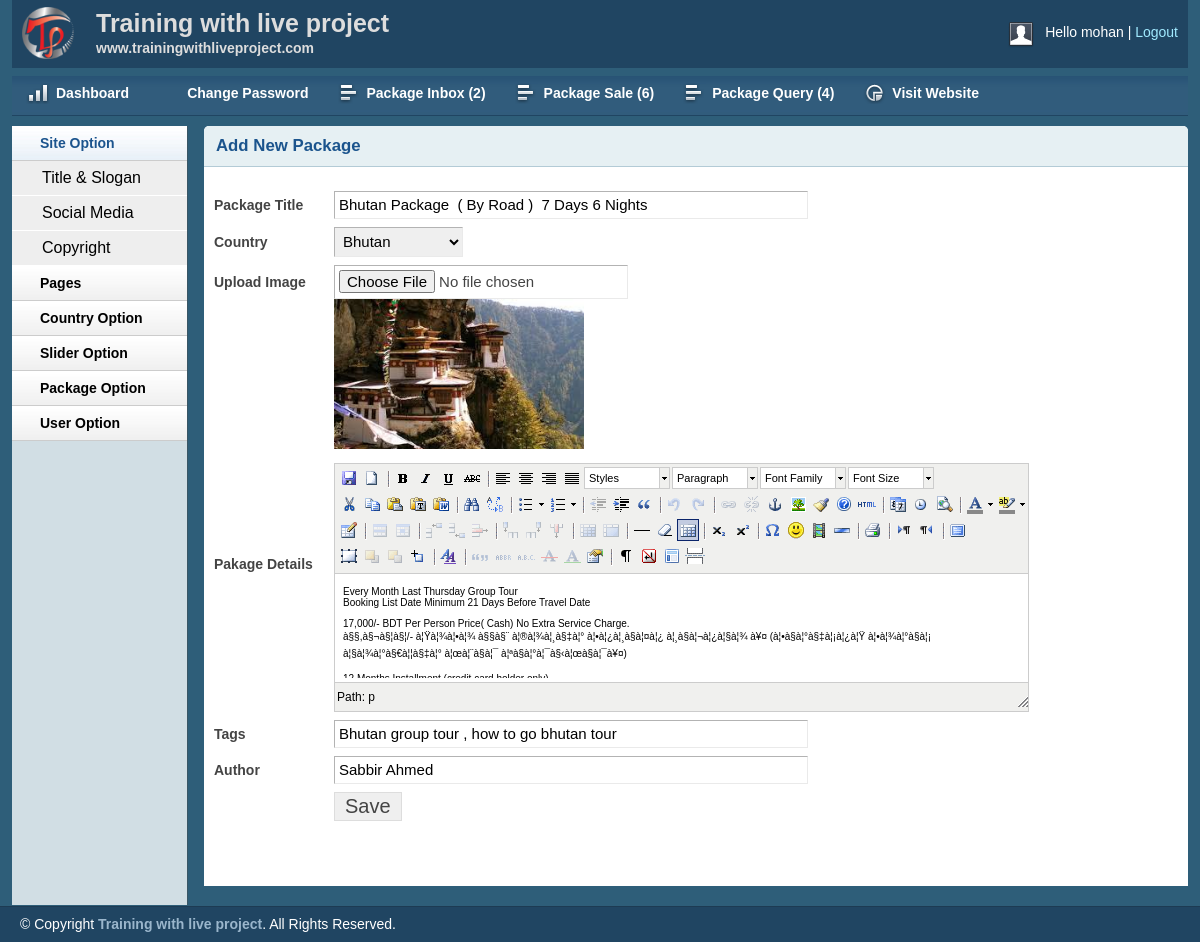
The page /admin/viewpost.php?viewpostid=62 (signed in) on the database its author committed.
### tables this page shows
CREATE TABLE `tbl_post` (
  `id` int(11) NOT NULL,
  `cat` int(11) NOT NULL,
  `title` varchar(255) NOT NULL,
  `body` text NOT NULL,
  `image` varchar(255) NOT NULL,
  `author` varchar(50) NOT NULL,
  `tags` varchar(255) NOT NULL,
  `date` timestamp NOT NULL DEFAULT CURRENT_TIMESTAMP,
  `userid` int(11) NOT NULL
);

CREATE TABLE `tbl_category` (
  `id` int(11) NOT NULL,
  `name` varchar(50) NOT NULL
);

### lib/Database.php (called while the page is built, shortened)
<?php
Class Database{
	public $host   = DB_HOST;
	public $user   = DB_USER;
	public $pass   = DB_PASS;
	public $dbname = DB_NAME;
	public $link;
	private function connectDB(){
	$this->link = new mysqli($this->host, $this->user, $this->pass, $this->dbname);
 }
	public function select($query){
		$result = $this->link->query($query) or die($this->link->error.__LINE__);
		if($result->num_rows > 0){
			return $result;
		} else {
			return false;
		}
	}
}

### admin/viewpost.php (the view, shortened to what this page needs)
<?php include 'inc/header.php';?>
<?php include 'inc/sidebar.php';?>
<?php
    if (!isset($_GET['viewpostid'])  || $_GET['viewpostid']  == NULL) {
        echo "<script>window.location = 'postlist.php';</script>";
    }else{
        $viewpostid = $_GET['viewpostid'];
    }
?>
        <div class="grid_10">
            <div class="box round first grid">
                <h2>Add New Package</h2>
                <div class="block">
                <?php
                 $query = "SELECT * FROM tbl_post WHERE id = '$viewpostid' order by id desc ";
                 $getpost = $db->select($query);
                 if($getpost){
                    while ($postresult = $getpost->fetch_assoc()) {
                ?>
                 <form action="" method="POST" enctype="multipart/form-data">
                    <table class="form">
                        <tr>
                            <td>
                                <label>Package Title</label>
                            </td>
                            <td>
                                <input type="text" readonly="readonly" name = 'title' value = "<?php echo $postresult['title'];?>"class="medium" />
                            </td>
                        </tr>
                        <tr>
                            <td>
                                <label>Country</label>
                            </td>
                            <td>
                                <select id="select" readonly="readonly" name="cat">
                                    <?php
                                        $query = "SELECT * FROM tbl_category";
                                        $getpost = $db->select($query);
                                        if($getpost){
                                            while($result = $getpost->fetch_assoc()){
                                    ?>
                                    <option
                                        <?php
                                        if($postresult['cat'] == $result['id']){?>
                                            selected = "selected"
                                        <?php }
                                        ?> value="<?php echo $result['id'];?>"><?php echo $result['name'];?>
                                        </option>
                                <?php }}?>
                                </select>
                            </td>
                        </tr>
                        <tr>
                            <td>
                                <label>Upload Image</label>
                            </td>
                            <td>
                                <input type="file" readonly="readonly"  name = 'image' /><br/>
                                <img src = "<?php echo $postresult['image']?>" height = "150px" width = "250px" />
                            </td>
                        </tr>
                        <tr>
                            <td>
                                <label>Pakage Details</label>
                            </td>
                            <td>
                            </td>
                        </tr>
                        <tr>
                            <td>
                                <label>Tags</label>
                            </td>
                            <td>
                                <input type="text"  readonly="readonly" name = 'tags' value = "<?php echo $postresult['tags'];?>" class="medium" />
                            </td>
                        </tr>
                        <tr>
                            <td>
                                <label>Author</label>
                            </td>
                            <td>
                                <input type="text" name = 'author' value = "<?php echo $postresult['author'];?>"class="medium" />
                            </td>
                        </tr>
                        <tr>
                            <td></td>
                            <td>
                                <input type="submit" name="submit" Value="Save" />
                            </td>
                        </tr>
                    </table>
                    </form>
                <?php } } ?>
                </div>
            </div>
        </div>
 <?php include 'inc/footer.php'?>

### admin/css/layout.css (style rules this page uses)
body { background: #fff none repeat scroll 0 0; color: #444; font-size: 14px; padding: 0; }
h1, h2, h3, h4, h5, h6 { line-height:1.2em; margin-bottom:.3em; }
h2 { margin-top:1em; }
.box { background:#fff; margin-bottom:20px; padding:10px 10px 10px 10px; margin-left:-8px; }
.box.grid { padding-bottom:40px; }
.box.round { -moz-border-radius: 5px 5px 0px 0px; -webkit-border-radius: 5px 5px 0px 0px; border-radius: 5px 5px 0px 0px; }
.box h2 { font-size:1.2em; font-weight:bold; color:#1B548D; background:#E6F0F3; margin:-10px -10px 0 -10px; padding:10px 12px; border-bottom:1px solid #B3CBD6; -moz-border-radius: 5px 5px 0px 0px; -webkit-border-radius: 5px 5px 0px 0px; border-radius: 5px 5px 0px 0px; }
.box.first { min-height: 406px; }
.block { padding-top:20px; }
table.form { width:100%; }
table.form td { padding:4px 0px; }
table.form label { font-weight:bold; }
table.form input, table.form select { font-size: 15px; padding: 4px 4px 5px 4px; border-top: 1px solid #b3b3b3; border-left: 1px solid #b3b3b3; border-right: 1px solid #eaeaea; border-bottom: 1px solid #eaeaea; }
table.form input[type="submit"] { border: 1px solid #ddd; color: #444; cursor: pointer; font-size: 20px; padding: 2px 10px; }
input.medium { width: 55%; }
.block { padding-bottom:1px; }

### admin/js/tiny-mce/themes/advanced/skins/default/content.css (style rules this page uses)
body, td, pre { color:#000; font-family:Verdana, Arial, Helvetica, sans-serif; font-size:10px; margin:8px; }
body { background:#FFF; }
h2 { font-size: 1.5em }
img { border:0; }
table, img, hr, .mceItemAnchor { cursor:default }
table td, table th { cursor:text }

### rows shown on the page
tbl_post: title "Bhutan Package ( By Road ) 7 Days 6 Nights", cat "Bhutan", image (picture), tags "Bhutan group tour , how to go bhutan tour", author "Sabbir Ahmed"

### other values the page prints
Session::get('username') "mohan"
$count "2"
$count "6"
$count "4"
